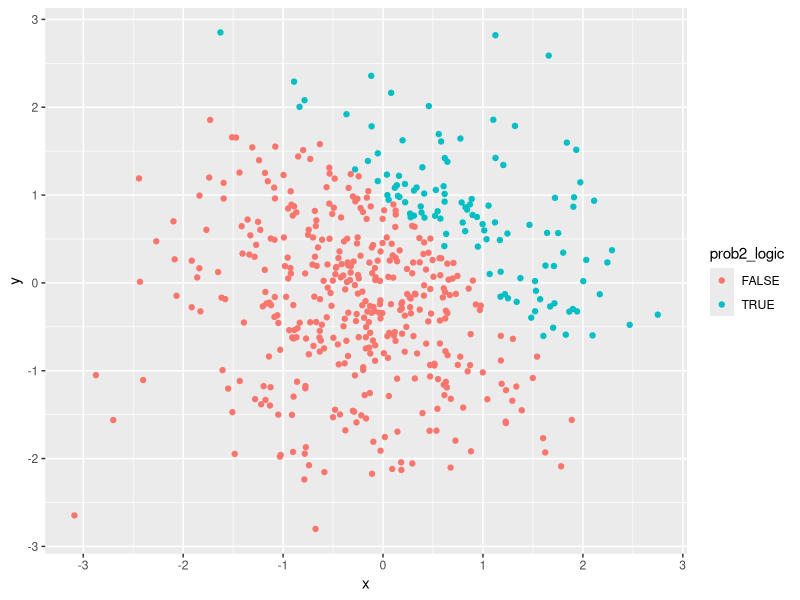
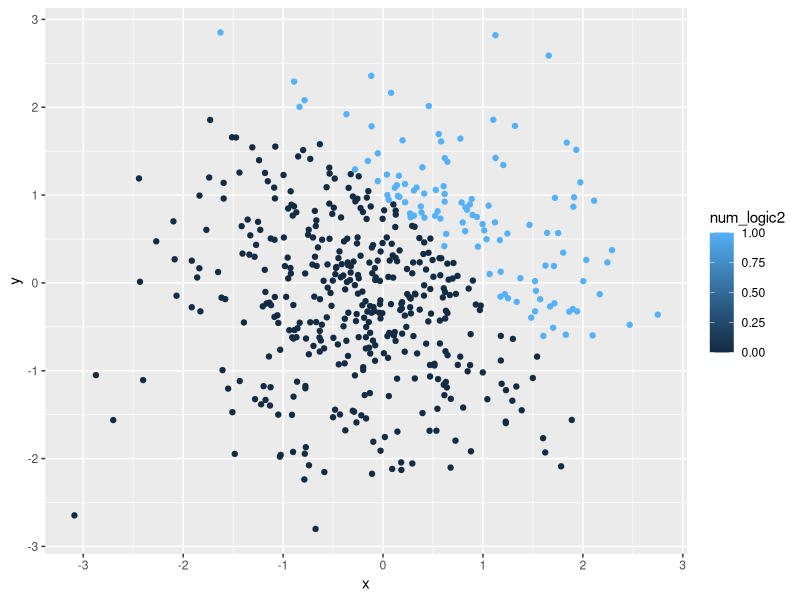
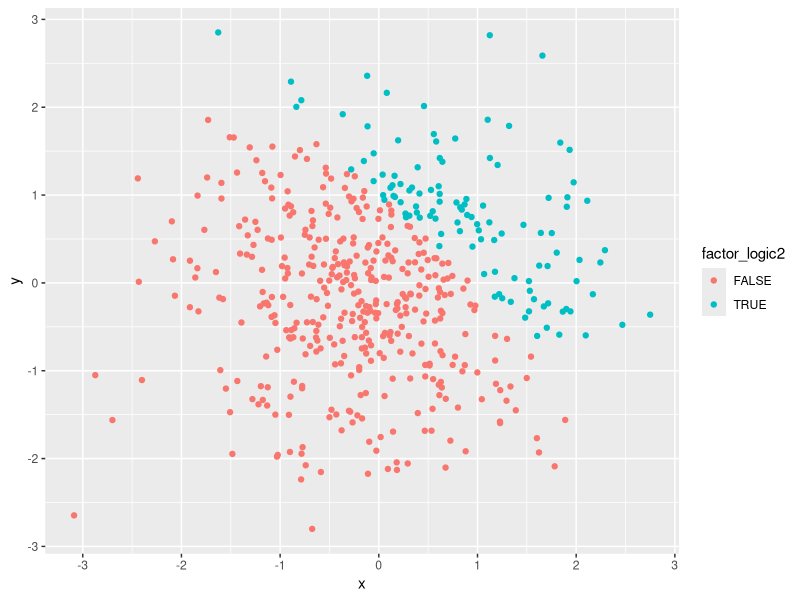
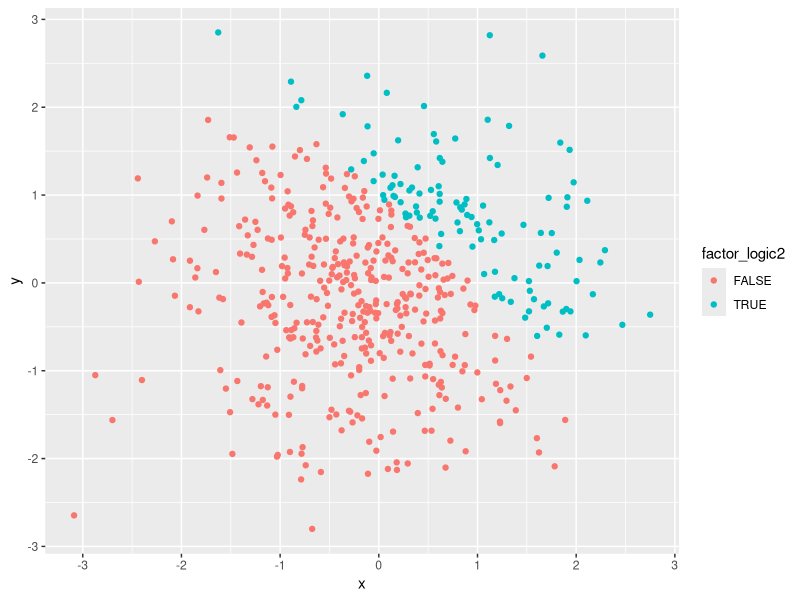

Source code (R) for these figures, in order:
## ---- chunk 1

library(tidyverse)

## ---- chunk 2

prob1_df = tibble(
  vec_sample = rnorm(8),
  vec_logic = vec_sample > 0,
  vec_char = c("This", "is", "problem", "one", "homework", "one", "Hana", "Akbarnejad"),
  vec_factor = factor(c("good", "fair", "poor", "poor", "fair", "fair", "fair", "fair"))
)

sample_mean = mean(pull(prob1_df, vec_sample))
sample_mean
logic_mean = mean(pull(prob1_df, vec_logic))
logic_mean
char_mean = mean(pull(prob1_df, vec_char))
char_mean
factor_mean = mean(pull(prob1_df, vec_factor))
factor_mean

## ---- chunk 3

as.numeric(pull(prob1_df, vec_logic))
as.numeric(pull(prob1_df, vec_char))
as.numeric(pull(prob1_df, vec_factor))

## ---- chunk 4

num_logic = as.numeric(pull(prob1_df, vec_logic))

num_logic_calc = pull(prob1_df, vec_sample) * num_logic
num_logic_calc

factor_logic = as.factor(pull(prob1_df, vec_logic))
factor_logic_calc1 = pull(prob1_df, vec_sample) * factor_logic
factor_logic
factor_logic_calc1

num_factor_logic = as.numeric(factor_logic)
factor_logic_calc2 = pull(prob1_df, vec_sample) * num_factor_logic
num_factor_logic
factor_logic_calc2

## ---- chunk 5

prob2_df = tibble(
  x = rnorm(500),
  y = rnorm(500),
  prob2_logic = x + y > 1,
  num_logic2 = as.numeric(prob2_logic),
  factor_logic2 = as.factor(prob2_logic)
)

## ---- chunk 6

logic_scatterplot = ggplot(prob2_df, aes(x = x, y = y, color = prob2_logic)) + geom_point()
logic_scatterplot

num_logic_scatterplot = ggplot(prob2_df, aes(x = x, y = y, color = num_logic2)) + geom_point()
num_logic_scatterplot

factor_logic_scatterplot = ggplot(prob2_df, aes(x = x, y = y, color = factor_logic2)) + geom_point()
factor_logic_scatterplot

ggsave("logic_scatterplot2.pdf")
